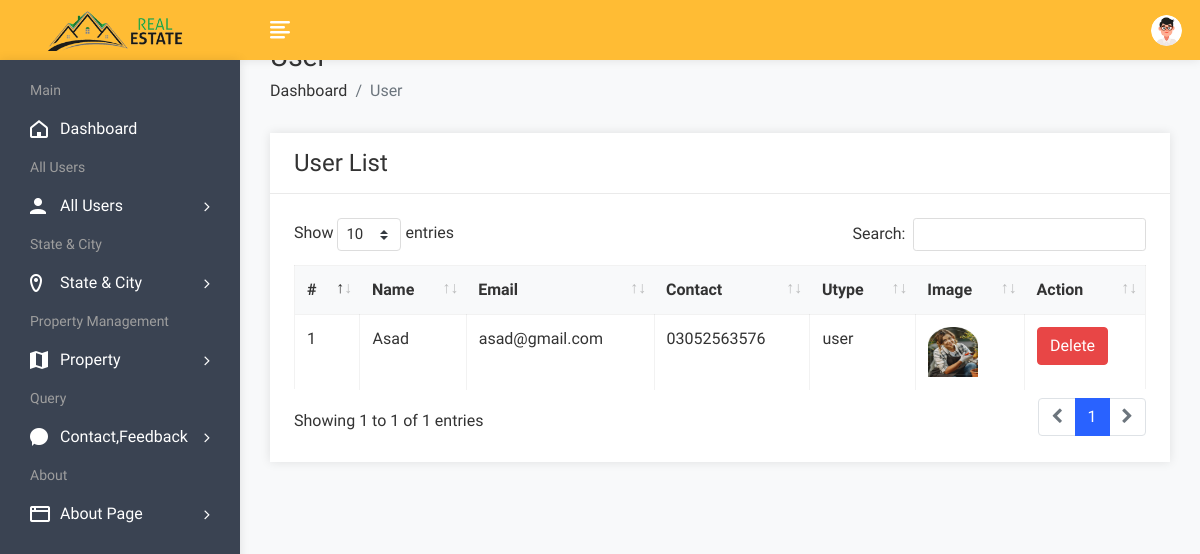
/admin/userlist.php (signed in), run on the app's committed database.
### tables this page shows
CREATE TABLE `user` (
  `uid` int(50) NOT NULL,
  `uname` varchar(100) NOT NULL,
  `uemail` varchar(100) NOT NULL,
  `uphone` varchar(20) NOT NULL,
  `upass` varchar(200) NOT NULL,
  `utype` varchar(50) NOT NULL,
  `uimage` varchar(300) NOT NULL
);

### admin/userlist.php (the view, shortened to what this page needs)
<!DOCTYPE html>
<html lang="en">
<head>
        <link rel="stylesheet" href="assets/css/bootstrap.min.css">
        <link rel="stylesheet" href="assets/css/font-awesome.min.css">
        <link rel="stylesheet" href="assets/css/feathericon.min.css">
		<link rel="stylesheet" href="assets/plugins/datatables/dataTables.bootstrap4.min.css">
		<link rel="stylesheet" href="assets/plugins/datatables/responsive.bootstrap4.min.css">
		<link rel="stylesheet" href="assets/plugins/datatables/select.bootstrap4.min.css">
		<link rel="stylesheet" href="assets/plugins/datatables/buttons.bootstrap4.min.css">
        <link rel="stylesheet" href="assets/css/style.css">
    </head>
    <body>
				<?php include("header.php"); ?>
            <div class="page-wrapper">
                <div class="content container-fluid">
					<div class="page-header">
						<div class="row">
							<div class="col">
								<h3 class="page-title">User</h3>
								<ul class="breadcrumb">
									<li class="breadcrumb-item"><a href="dashboard.php">Dashboard</a></li>
									<li class="breadcrumb-item active">User</li>
								</ul>
							</div>
						</div>
					</div>
					<div class="row">
						<div class="col-sm-12">
							<div class="card">
								<div class="card-header">
									<h4 class="card-title">User List</h4>
								</div>
								<div class="card-body">
									<table id="basic-datatable" class="table table-bordered table-hover">
                                            <thead>
                                                <tr>
                                                    <th>#</th>
                                                    <th>Name</th>
                                                    <th>Email</th>
                                                    <th>Contact</th>
                                                    <th>Utype</th>
													<th>Image</th>
                                                    <th>Action</th>
                                                </tr>
                                            </thead>
                                            <tbody>
												<?php
												$sql = "SELECT * FROM user WHERE utype = 'user'";
												$stmt = $pdo->prepare($sql);
												$stmt->execute();
												$rows = $stmt->fetchAll(PDO::FETCH_ASSOC);
												$cnt = 1;
												foreach ($rows as $row) {
												?>
													<tr>
														<td><?php echo $cnt; ?></td>
														<td><?php echo htmlspecialchars($row['uname']); ?></td>
														<td><?php echo htmlspecialchars($row['uemail']); ?></td>
														<td><?php echo htmlspecialchars($row['uphone']); ?></td>
														<td><?php echo htmlspecialchars($row['utype']); ?></td>
														<td><img src="user/<?php echo htmlspecialchars($row['uimage']); ?>" height="50px" width="50px"></td>
														<td><a href="userdelete.php?id=<?php echo $row['uid']; ?>"><button class="btn btn-danger">Delete</button></a></td>
													</tr>
												<?php
													$cnt++;
												}
												?>
											</tbody>
                                        </table>
								</div>
							</div>
						</div>
					</div>
				</div>
			</div>
    </body>
</html>

### data on the page
user: uname "Asad", uemail "asad@gmail.com", uphone "03052563576", utype "user", uimage (picture)
